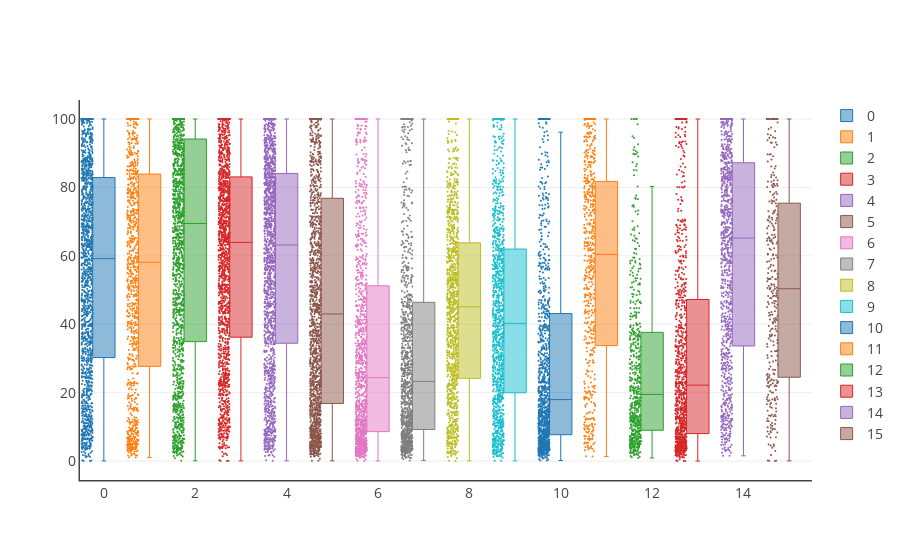

This figure's notebook cell:
### Code cell
mvc_box = plot_mvc_boxplot(
    df_normalized, xlabel=TEST_NAMES, by='test')

py.iplot(mvc_box, filename='mvc/mvc_box')

### Figure 1 — Plotly figure (JSON) as saved in the notebook; plotly's stock layout.template omitted (floating-point values rounded to 4 significant figures; data arrays with more than 128 entries replaced by an {"elided": "..."} marker saying what was removed)
{"data": [{"boxpoints": "all", "jitter": 0.5, "line": {"width": 1}, "marker": {"size": 2}, "name": 0, "type": "box", "whiskerwidth": 0.2, "y": {"elided": "1392 float values"}}, {"boxpoints": "all", "jitter": 0.5, "line": {"width": 1}, "marker": {"size": 2}, "name": 1, "type": "box", "whiskerwidth": 0.2, "y": {"elided": "877 float values"}}, {"boxpoints": "all", "jitter": 0.5, "line": {"width": 1}, "marker": {"size": 2}, "name": 2, "type": "box", "whiskerwidth": 0.2, "y": {"elided": "1464 float values"}}, {"boxpoints": "all", "jitter": 0.5, "line": {"width": 1}, "marker": {"size": 2}, "name": 3, "type": "box", "whiskerwidth": 0.2, "y": {"elided": "1465 float values"}}, {"boxpoints": "all", "jitter": 0.5, "line": {"width": 1}, "marker": {"size": 2}, "name": 4, "type": "box", "whiskerwidth": 0.2, "y": {"elided": "1465 float values"}}, {"boxpoints": "all", "jitter": 0.5, "line": {"width": 1}, "marker": {"size": 2}, "name": 5, "type": "box", "whiskerwidth": 0.2, "y": {"elided": "1465 float values"}}, {"boxpoints": "all", "jitter": 0.5, "line": {"width": 1}, "marker": {"size": 2}, "name": 6, "type": "box", "whiskerwidth": 0.2, "y": {"elided": "1053 float values"}}, {"boxpoints": "all", "jitter": 0.5, "line": {"width": 1}, "marker": {"size": 2}, "name": 7, "type": "box", "whiskerwidth": 0.2, "y": {"elided": "1006 float values"}}, {"boxpoints": "all", "jitter": 0.5, "line": {"width": 1}, "marker": {"size": 2}, "name": 8, "type": "box", "whiskerwidth": 0.2, "y": {"elided": "1027 float values"}}, {"boxpoints": "all", "jitter": 0.5, "line": {"width": 1}, "marker": {"size": 2}, "name": 9, "type": "box", "whiskerwidth": 0.2, "y": {"elided": "1030 float values"}}, {"boxpoints": "all", "jitter": 0.5, "line": {"width": 1}, "marker": {"size": 2}, "name": 10, "type": "box", "whiskerwidth": 0.2, "y": {"elided": "1019 float values"}}, {"boxpoints": "all", "jitter": 0.5, "line": {"width": 1}, "marker": {"size": 2}, "name": 11, "type": "box", "whiskerwidth": 0.2, "y": {"elided": "544 float values"}}, {"boxpoints": "all", "jitter": 0.5, "line": {"width": 1}, "marker": {"size": 2}, "name": 12, "type": "box", "whiskerwidth": 0.2, "y": {"elided": "544 float values"}}, {"boxpoints": "all", "jitter": 0.5, "line": {"width": 1}, "marker": {"size": 2}, "name": 13, "type": "box", "whiskerwidth": 0.2, "y": {"elided": "849 float values"}}, {"boxpoints": "all", "jitter": 0.5, "line": {"width": 1}, "marker": {"size": 2}, "name": 14, "type": "box", "whiskerwidth": 0.2, "y": {"elided": "925 float values"}}, {"boxpoints": "all", "jitter": 0.5, "line": {"width": 1}, "marker": {"size": 2}, "name": 15, "type": "box", "whiskerwidth": 0.2, "y": {"elided": "331 float values"}}], "layout": {"font": {"size": 14}, "hovermode": "closest", "title": null, "xaxis": {"linewidth": 1.5, "showline": true, "title": null}, "yaxis": {"linewidth": 1.5, "showline": true, "title": null, "zeroline": false}}}
